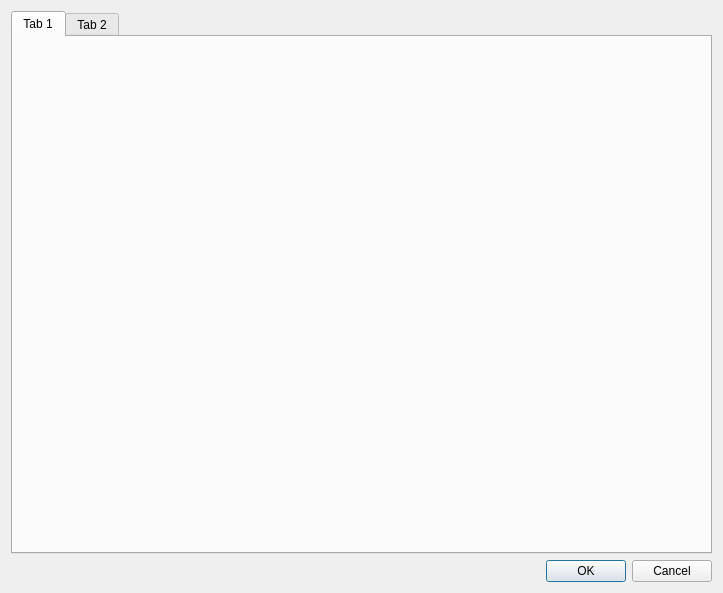
<?xml version="1.0" encoding="UTF-8"?>
<ui version="4.0">
 <class>OptionsDialog</class>
 <widget class="QDialog" name="OptionsDialog">
  <property name="geometry">
   <rect>
    <x>0</x>
    <y>0</y>
    <width>723</width>
    <height>593</height>
   </rect>
  </property>
  <property name="windowTitle">
   <string>Dialog</string>
  </property>
  <layout class="QGridLayout" name="gridLayout">
   <item row="0" column="0">
    <widget class="QTabWidget" name="tabWidget">
     <property name="currentIndex">
      <number>0</number>
     </property>
     <widget class="QWidget" name="tab">
      <attribute name="title">
       <string>Tab 1</string>
      </attribute>
     </widget>
     <widget class="QWidget" name="tab_2">
      <attribute name="title">
       <string>Tab 2</string>
      </attribute>
     </widget>
    </widget>
   </item>
   <item row="1" column="0">
    <widget class="QDialogButtonBox" name="buttonBox">
     <property name="orientation">
      <enum>Qt::Horizontal</enum>
     </property>
     <property name="standardButtons">
      <set>QDialogButtonBox::Cancel|QDialogButtonBox::Ok</set>
     </property>
    </widget>
   </item>
  </layout>
 </widget>
 <resources/>
 <connections>
  <connection>
   <sender>buttonBox</sender>
   <signal>accepted()</signal>
   <receiver>OptionsDialog</receiver>
   <slot>accept()</slot>
   <hints>
    <hint type="sourcelabel">
     <x>248</x>
     <y>254</y>
    </hint>
    <hint type="destinationlabel">
     <x>157</x>
     <y>274</y>
    </hint>
   </hints>
  </connection>
  <connection>
   <sender>buttonBox</sender>
   <signal>rejected()</signal>
   <receiver>OptionsDialog</receiver>
   <slot>reject()</slot>
   <hints>
    <hint type="sourcelabel">
     <x>316</x>
     <y>260</y>
    </hint>
    <hint type="destinationlabel">
     <x>286</x>
     <y>274</y>
    </hint>
   </hints>
  </connection>
 </connections>
</ui>
